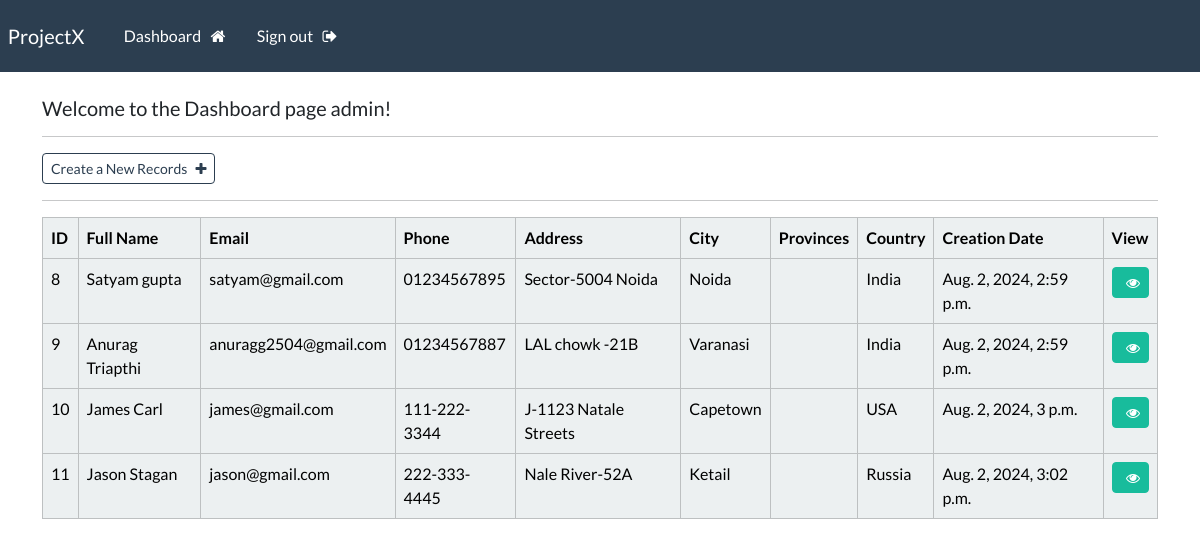
The page /dashboard/ (signed in) on the database its author committed.
### webapp/models.py (models this page shows, shortened)
class Record(models.Model):
    creation_date = models.DateTimeField(auto_now_add=True)
    first_name = models.CharField(max_length=20)
    last_name = models.CharField(max_length=20)
    email = models.CharField(max_length=50)
    phone = models.CharField(max_length=20)
    address =  models.CharField(max_length=100)
    city = models.CharField(max_length=50)
    provinces = models.CharField(max_length=100)
    country = models.CharField(max_length=125)

### webapp/views.py (the view)
# urls.py: path('dashboard/',views.dashboardView,name="dashboardpage"),
@login_required(login_url='loginpage')
def dashboardView(request):
    my_records = Record.objects.all()
    context= {'records':my_records}
    return render(request,'webapp/dashboard.html',context=context)

### webapp/templates/webapp/dashboard.html
{% extends "webapp/base.html" %}
{% block content %}
<h5>Welcome to the Dashboard page {{user}}!</h5>
<hr>
<a class="btn btn-outline-primary btn-sm" href="{% url 'createrecordpage' %}">
    Create a New Records &nbsp; <i class="fa fa-plus" aria-hidden="true"></i>
</a>
<hr>
<table class="table table-light table-hover table-bordered">
    <thead class="table-light">
        <tr>
            <th scope ="col">ID</th>
            <th scope ="col">Full Name</th>
            <th scope ="col">Email</th>
            <th scope ="col">Phone</th>
            <th scope ="col">Address</th>
            <th scope ="col">City</th>
            <th scope ="col">Provinces</th>
            <th scope ="col">Country</th>
            <th scope ="col">Creation Date</th>
            <th scope ="col">View</th>
        </tr>
    </thead>
    <tbody>
        {% if records %}
        {% for record in records %}
        <tr>
            <td>{{record.id}}</td>
            <td> {{record.first_name}}  {{record.last_name}} </td>
                <td> {{record.email}} </td>
                <td> {{record.phone}} </td>
                <td> {{record.address}} </td>
                <td> {{record.city}} </td>
                <td> {{record.province}} </td>
                <td> {{record.country}} </td>
                <td> {{record.creation_date}} </td>
                <td> <a class="btn btn-success btn-sm" href="{% url 'viewrecordpage' record.id %}">&nbsp; <i class="fa fa-eye" aria-hidden="true"></i>
                </a></td>
        </tr>
        {% endfor %}
    {% endif %}
   </tbody>
</table>
{% endblock %}

### webapp/templates/webapp/base.html (shortened to what this page needs)
{% load static  %}
<!DOCTYPE html>
<html lang="en">
<head>
    <link rel="stylesheet" type="text/css" href="https://bootswatch.com/5/flatly/bootstrap.min.css">
    <link rel="stylesheet" type="text/css" href="{% static 'css/style.css' %}">
    <link rel="stylesheet" href="https://cdnjs.cloudflare.com/ajax/libs/font-awesome/4.7.0/css/font-awesome.min.css">
</head>
<body>
    {% include "webapp/navbar.html" %}
    <div class="container">
        <br>
        {% block content %}
        {% endblock %}
    </div>
</body>
</html>

### webapp/templates/webapp/navbar.html (shortened to what this page needs)
<nav class="navbar navbar-expand-lg navbar-dark bg-primary justify-content-center">
    <a class="navbar-brand main-heading" href="{% url "homepage" %}">
      &nbsp; ProjectX
    </a>
      <div class="collapse navbar-collapse text-center" id="navbarNavDropdown">
        <ul class="navbar-nav mr-auto">
          {% if user.is_authenticated %}
            <li class="nav-item">
              <a class="nav-link" href="{% url 'dashboardpage' %}">Dashboard &nbsp; <i class="fa fa-home" aria-hidden="true"></i> </a>
            </li>
            <li class="nav-item">
              <a class="nav-link" href="{% url 'logoutpage' %}">Sign out &nbsp; <i class="fa fa-sign-out" aria-hidden="true"></i> </a>
            </li>
        </ul>
        {% endif %}
      </div>
  </nav>

### rows shown on the page
Record: id "8", first_name "Satyam", last_name "gupta", email "satyam@gmail.com", phone "01234567895", address "Sector-5004 Noida", city "Noida", country "India", creation_date "Aug. 2, 2024, 2:59 p.m."
Record: id "9", first_name "Anurag", last_name "Triapthi", email "anuragg2504@gmail.com", phone "01234567887", address "LAL chowk -21B", city "Varanasi", country "India", creation_date "Aug. 2, 2024, 2:59 p.m."
Record: id "10", first_name "James", last_name "Carl", email "james@gmail.com", phone "111-222-3344", address "J-1123 Natale Streets", city "Capetown", country "USA", creation_date "Aug. 2, 2024, 3 p.m."
Record: id "11", first_name "Jason", last_name "Stagan", email "jason@gmail.com", phone "222-333-4445", address "Nale River-52A", city "Ketail", country "Russia", creation_date "Aug. 2, 2024, 3:02 p.m."

### other values the page prints
{{ user }} "admin"
